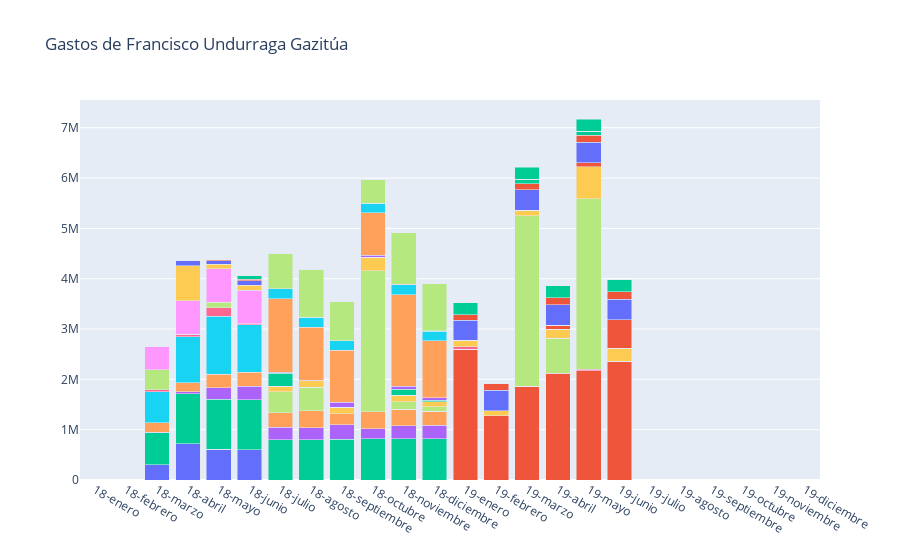

Notebook code cell kept with this figure:
### Code cell
get_all_info(1081)

### Figure 1 — Plotly figure (JSON) as saved in the notebook; plotly's stock layout.template omitted (floating-point values rounded to 4 significant figures)
{"data": [{"name": "Oficinas parlamentarias (incluye arriendos, consumos básicos, internet, etc.)  ", "type": "bar", "x": ["18-enero", "18-febrero", "18-marzo", "18-abril", "18-mayo", "18-junio", "18-julio", "18-agosto", "18-septiembre", "18-octubre", "18-noviembre", "18-diciembre", "19-enero", "19-febrero", "19-marzo", "19-abril", "19-mayo", "19-junio", "19-julio", "19-agosto", "19-septiembre", "19-octubre", "19-noviembre", "19-diciembre"], "y": [0, 0, 306667, 719000, 615847, 597041, 0, 0, 0, 0, 0, 0, 0, 0, 0, 0, 0, 0, 0, 0, 0, 0, 0, 0]}, {"name": "Traslación  ", "type": "bar", "x": ["18-enero", "18-febrero", "18-marzo", "18-abril", "18-mayo", "18-junio", "18-julio", "18-agosto", "18-septiembre", "18-octubre", "18-noviembre", "18-diciembre", "19-enero", "19-febrero", "19-marzo", "19-abril", "19-mayo", "19-junio", "19-julio", "19-agosto", "19-septiembre", "19-octubre", "19-noviembre", "19-diciembre"], "y": [0, 0, 0, 0, 0, 0, 0, 0, 0, 0, 0, 0, 2598763, 1279105, 1859509, 2107267, 2166894, 2350016, 0, 0, 0, 0, 0, 0]}, {"name": "Vehículos  ", "type": "bar", "x": ["18-enero", "18-febrero", "18-marzo", "18-abril", "18-mayo", "18-junio", "18-julio", "18-agosto", "18-septiembre", "18-octubre", "18-noviembre", "18-diciembre", "19-enero", "19-febrero", "19-marzo", "19-abril", "19-mayo", "19-junio", "19-julio", "19-agosto", "19-septiembre", "19-octubre", "19-noviembre", "19-diciembre"], "y": [0, 0, 633022, 993000, 993000, 993000, 800000, 800000, 813884, 816106, 819101, 820083, 0, 0, 0, 0, 0, 0, 0, 0, 0, 0, 0, 0]}, {"name": "Tag y peajes  ", "type": "bar", "x": ["18-enero", "18-febrero", "18-marzo", "18-abril", "18-mayo", "18-junio", "18-julio", "18-agosto", "18-septiembre", "18-octubre", "18-noviembre", "18-diciembre", "19-enero", "19-febrero", "19-marzo", "19-abril", "19-mayo", "19-junio", "19-julio", "19-agosto", "19-septiembre", "19-octubre", "19-noviembre", "19-diciembre"], "y": [0, 0, 13850, 39385, 222705, 268297, 248287, 236954, 286973, 199381, 254910, 264872, 0, 0, 0, 0, 0, 0, 0, 0, 0, 0, 0, 0]}, {"name": "Combustible  ", "type": "bar", "x": ["18-enero", "18-febrero", "18-marzo", "18-abril", "18-mayo", "18-junio", "18-julio", "18-agosto", "18-septiembre", "18-octubre", "18-noviembre", "18-diciembre", "19-enero", "19-febrero", "19-marzo", "19-abril", "19-mayo", "19-junio", "19-julio", "19-agosto", "19-septiembre", "19-octubre", "19-noviembre", "19-diciembre"], "y": [0, 0, 182508, 179151, 271975, 287138, 289468, 338409, 212808, 339346, 335464, 277864, 0, 0, 0, 0, 0, 0, 0, 0, 0, 0, 0, 0]}, {"name": "Viáticos  ", "type": "bar", "x": ["18-enero", "18-febrero", "18-marzo", "18-abril", "18-mayo", "18-junio", "18-julio", "18-agosto", "18-septiembre", "18-octubre", "18-noviembre", "18-diciembre", "19-enero", "19-febrero", "19-marzo", "19-abril", "19-mayo", "19-junio", "19-julio", "19-agosto", "19-septiembre", "19-octubre", "19-noviembre", "19-diciembre"], "y": [0, 0, 613640, 920448, 1150560, 943452, 0, 0, 0, 0, 0, 0, 0, 0, 0, 0, 0, 0, 0, 0, 0, 0, 0, 0]}, {"name": "Materiales de oficina  ", "type": "bar", "x": ["18-enero", "18-febrero", "18-marzo", "18-abril", "18-mayo", "18-junio", "18-julio", "18-agosto", "18-septiembre", "18-octubre", "18-noviembre", "18-diciembre", "19-enero", "19-febrero", "19-marzo", "19-abril", "19-mayo", "19-junio", "19-julio", "19-agosto", "19-septiembre", "19-octubre", "19-noviembre", "19-diciembre"], "y": [0, 0, 46752, 42393, 166710, 13292, 0, 0, 0, 0, 0, 0, 49234, 0, 0, 12852, 33541, 9844, 0, 0, 0, 0, 0, 0]}, {"name": "Difusión  ", "type": "bar", "x": ["18-enero", "18-febrero", "18-marzo", "18-abril", "18-mayo", "18-junio", "18-julio", "18-agosto", "18-septiembre", "18-octubre", "18-noviembre", "18-diciembre", "19-enero", "19-febrero", "19-marzo", "19-abril", "19-mayo", "19-junio", "19-julio", "19-agosto", "19-septiembre", "19-octubre", "19-noviembre", "19-diciembre"], "y": [0, 0, 392700, 0, 109374, 0, 416500, 464832, 0, 2804830, 145910, 95000, 0, 0, 3390000, 696150, 3390000, 0, 0, 0, 0, 0, 0, 0]}, {"name": "Actividades distritales  ", "type": "bar", "x": ["18-enero", "18-febrero", "18-marzo", "18-abril", "18-mayo", "18-junio", "18-julio", "18-agosto", "18-septiembre", "18-octubre", "18-noviembre", "18-diciembre", "19-enero", "19-febrero", "19-marzo", "19-abril", "19-mayo", "19-junio", "19-julio", "19-agosto", "19-septiembre", "19-octubre", "19-noviembre", "19-diciembre"], "y": [0, 0, 465500, 665000, 665000, 665000, 0, 0, 0, 0, 0, 0, 0, 0, 0, 0, 0, 0, 0, 0, 0, 0, 0, 0]}, {"name": "Telefonía  ", "type": "bar", "x": ["18-enero", "18-febrero", "18-marzo", "18-abril", "18-mayo", "18-junio", "18-julio", "18-agosto", "18-septiembre", "18-octubre", "18-noviembre", "18-diciembre", "19-enero", "19-febrero", "19-marzo", "19-abril", "19-mayo", "19-junio", "19-julio", "19-agosto", "19-septiembre", "19-octubre", "19-noviembre", "19-diciembre"], "y": [0, 0, 0, 703903, 92357, 100310, 111347, 134513, 136218, 262501, 128192, 101682, 127818, 100982, 108469, 183411, 633622, 261122, 0, 0, 0, 0, 0, 0]}, {"name": "Servicios y gastos menores  ", "type": "bar", "x": ["18-enero", "18-febrero", "18-marzo", "18-abril", "18-mayo", "18-junio", "18-julio", "18-agosto", "18-septiembre", "18-octubre", "18-noviembre", "18-diciembre", "19-enero", "19-febrero", "19-marzo", "19-abril", "19-mayo", "19-junio", "19-julio", "19-agosto", "19-septiembre", "19-octubre", "19-noviembre", "19-diciembre"], "y": [0, 0, 0, 100000, 65000, 87200, 0, 0, 0, 0, 0, 0, 0, 0, 0, 0, 0, 0, 0, 0, 0, 0, 0, 0]}, {"name": "Correspondencia  ", "type": "bar", "x": ["18-enero", "18-febrero", "18-marzo", "18-abril", "18-mayo", "18-junio", "18-julio", "18-agosto", "18-septiembre", "18-octubre", "18-noviembre", "18-diciembre", "19-enero", "19-febrero", "19-marzo", "19-abril", "19-mayo", "19-junio", "19-julio", "19-agosto", "19-septiembre", "19-octubre", "19-noviembre", "19-diciembre"], "y": [0, 0, 0, 0, 24720, 31002, 0, 0, 0, 0, 0, 0, 0, 0, 0, 78143, 79853, 565316, 0, 0, 0, 0, 0, 0]}, {"name": "Alojamiento  ", "type": "bar", "x": ["18-enero", "18-febrero", "18-marzo", "18-abril", "18-mayo", "18-junio", "18-julio", "18-agosto", "18-septiembre", "18-octubre", "18-noviembre", "18-diciembre", "19-enero", "19-febrero", "19-marzo", "19-abril", "19-mayo", "19-junio", "19-julio", "19-agosto", "19-septiembre", "19-octubre", "19-noviembre", "19-diciembre"], "y": [0, 0, 0, 0, 0, 78540, 258579, 0, 0, 0, 118400, 26990, 0, 0, 0, 0, 0, 0, 0, 0, 0, 0, 0, 0]}, {"name": "Alimentación  ", "type": "bar", "x": ["18-enero", "18-febrero", "18-marzo", "18-abril", "18-mayo", "18-junio", "18-julio", "18-agosto", "18-septiembre", "18-octubre", "18-noviembre", "18-diciembre", "19-enero", "19-febrero", "19-marzo", "19-abril", "19-mayo", "19-junio", "19-julio", "19-agosto", "19-septiembre", "19-octubre", "19-noviembre", "19-diciembre"], "y": [0, 0, 0, 0, 0, 6680, 21179, 9990, 90670, 44350, 57190, 47190, 0, 0, 0, 0, 0, 0, 0, 0, 0, 0, 0, 0]}, {"name": "Actividades territoriales  ", "type": "bar", "x": ["18-enero", "18-febrero", "18-marzo", "18-abril", "18-mayo", "18-junio", "18-julio", "18-agosto", "18-septiembre", "18-octubre", "18-noviembre", "18-diciembre", "19-enero", "19-febrero", "19-marzo", "19-abril", "19-mayo", "19-junio", "19-julio", "19-agosto", "19-septiembre", "19-octubre", "19-noviembre", "19-diciembre"], "y": [0, 0, 0, 0, 0, 0, 1457526, 1054040, 1033881, 841051, 1825666, 1131959, 0, 0, 0, 0, 0, 0, 0, 0, 0, 0, 0, 0]}, {"name": "Vehiculos- amortizacion  ", "type": "bar", "x": ["18-enero", "18-febrero", "18-marzo", "18-abril", "18-mayo", "18-junio", "18-julio", "18-agosto", "18-septiembre", "18-octubre", "18-noviembre", "18-diciembre", "19-enero", "19-febrero", "19-marzo", "19-abril", "19-mayo", "19-junio", "19-julio", "19-agosto", "19-septiembre", "19-octubre", "19-noviembre", "19-diciembre"], "y": [0, 0, 0, 0, 0, 0, 193000, 193000, 193000, 193000, 193000, 193000, 0, 0, 0, 0, 0, 0, 0, 0, 0, 0, 0, 0]}, {"name": "Pasajes de movilización  ", "type": "bar", "x": ["18-enero", "18-febrero", "18-marzo", "18-abril", "18-mayo", "18-junio", "18-julio", "18-agosto", "18-septiembre", "18-octubre", "18-noviembre", "18-diciembre", "19-enero", "19-febrero", "19-marzo", "19-abril", "19-mayo", "19-junio", "19-julio", "19-agosto", "19-septiembre", "19-octubre", "19-noviembre", "19-diciembre"], "y": [0, 0, 0, 0, 0, 0, 2700, 0, 0, 3500, 16900, 9300, 0, 0, 0, 0, 0, 0, 0, 0, 0, 0, 0, 0]}, {"name": "Viáticos del diputado  ", "type": "bar", "x": ["18-enero", "18-febrero", "18-marzo", "18-abril", "18-mayo", "18-junio", "18-julio", "18-agosto", "18-septiembre", "18-octubre", "18-noviembre", "18-diciembre", "19-enero", "19-febrero", "19-marzo", "19-abril", "19-mayo", "19-junio", "19-julio", "19-agosto", "19-septiembre", "19-octubre", "19-noviembre", "19-diciembre"], "y": [0, 0, 0, 0, 0, 0, 707589, 943452, 786210, 471726, 1022073, 943452, 0, 0, 0, 0, 0, 0, 0, 0, 0, 0, 0, 0]}, {"name": "Traspaso desde gastos operacionales a asignación personal de apoyo  ", "type": "bar", "x": ["18-enero", "18-febrero", "18-marzo", "18-abril", "18-mayo", "18-junio", "18-julio", "18-agosto", "18-septiembre", "18-octubre", "18-noviembre", "18-diciembre", "19-enero", "19-febrero", "19-marzo", "19-abril", "19-mayo", "19-junio", "19-julio", "19-agosto", "19-septiembre", "19-octubre", "19-noviembre", "19-diciembre"], "y": [0, 0, 0, 0, 0, 0, 0, 0, 0, 0, 0, 0, 0, 0, 0, 0, 0, 0, 0, 0, 0, 0, 0, 0]}, {"name": "Actividades destinadas a la interacción con la comunidad  ", "type": "bar", "x": ["18-enero", "18-febrero", "18-marzo", "18-abril", "18-mayo", "18-junio", "18-julio", "18-agosto", "18-septiembre", "18-octubre", "18-noviembre", "18-diciembre", "19-enero", "19-febrero", "19-marzo", "19-abril", "19-mayo", "19-junio", "19-julio", "19-agosto", "19-septiembre", "19-octubre", "19-noviembre", "19-diciembre"], "y": [0, 0, 0, 0, 0, 0, 0, 0, 0, 0, 0, 0, 0, 0, 0, 0, 0, 0, 0, 0, 0, 0, 0, 0]}, {"name": "Arriendo de inmueble  ", "type": "bar", "x": ["18-enero", "18-febrero", "18-marzo", "18-abril", "18-mayo", "18-junio", "18-julio", "18-agosto", "18-septiembre", "18-octubre", "18-noviembre", "18-diciembre", "19-enero", "19-febrero", "19-marzo", "19-abril", "19-mayo", "19-junio", "19-julio", "19-agosto", "19-septiembre", "19-octubre", "19-noviembre", "19-diciembre"], "y": [0, 0, 0, 0, 0, 0, 0, 0, 0, 0, 0, 0, 400000, 400000, 408112, 408112, 408112, 408112, 0, 0, 0, 0, 0, 0]}, {"name": "Consumos básicos  ", "type": "bar", "x": ["18-enero", "18-febrero", "18-marzo", "18-abril", "18-mayo", "18-junio", "18-julio", "18-agosto", "18-septiembre", "18-octubre", "18-noviembre", "18-diciembre", "19-enero", "19-febrero", "19-marzo", "19-abril", "19-mayo", "19-junio", "19-julio", "19-agosto", "19-septiembre", "19-octubre", "19-noviembre", "19-diciembre"], "y": [0, 0, 0, 0, 0, 0, 0, 0, 0, 0, 0, 0, 108904, 131999, 124582, 133496, 136487, 141500, 0, 0, 0, 0, 0, 0]}, {"name": "Equipamiento oficina parlamentaria  ", "type": "bar", "x": ["18-enero", "18-febrero", "18-marzo", "18-abril", "18-mayo", "18-junio", "18-julio", "18-agosto", "18-septiembre", "18-octubre", "18-noviembre", "18-diciembre", "19-enero", "19-febrero", "19-marzo", "19-abril", "19-mayo", "19-junio", "19-julio", "19-agosto", "19-septiembre", "19-octubre", "19-noviembre", "19-diciembre"], "y": [0, 0, 0, 0, 0, 0, 0, 0, 0, 0, 0, 0, 0, 0, 81580, 0, 84980, 0, 0, 0, 0, 0, 0, 0]}, {"name": "Gastos de mantención oficina parlamentaria (inmueble)  ", "type": "bar", "x": ["18-enero", "18-febrero", "18-marzo", "18-abril", "18-mayo", "18-junio", "18-julio", "18-agosto", "18-septiembre", "18-octubre", "18-noviembre", "18-diciembre", "19-enero", "19-febrero", "19-marzo", "19-abril", "19-mayo", "19-junio", "19-julio", "19-agosto", "19-septiembre", "19-octubre", "19-noviembre", "19-diciembre"], "y": [0, 0, 0, 0, 0, 0, 0, 0, 0, 0, 0, 0, 0, 0, 0, 0, 0, 0, 0, 0, 0, 0, 0, 0]}, {"name": "Reparaciones locativas del inmueble  ", "type": "bar", "x": ["18-enero", "18-febrero", "18-marzo", "18-abril", "18-mayo", "18-junio", "18-julio", "18-agosto", "18-septiembre", "18-octubre", "18-noviembre", "18-diciembre", "19-enero", "19-febrero", "19-marzo", "19-abril", "19-mayo", "19-junio", "19-julio", "19-agosto", "19-septiembre", "19-octubre", "19-noviembre", "19-diciembre"], "y": [0, 0, 0, 0, 0, 0, 0, 0, 0, 0, 0, 0, 0, 0, 0, 0, 0, 0, 0, 0, 0, 0, 0, 0]}, {"name": "Habilitación de sedes parlamentarias (con autorización de crap)  ", "type": "bar", "x": ["18-enero", "18-febrero", "18-marzo", "18-abril", "18-mayo", "18-junio", "18-julio", "18-agosto", "18-septiembre", "18-octubre", "18-noviembre", "18-diciembre", "19-enero", "19-febrero", "19-marzo", "19-abril", "19-mayo", "19-junio", "19-julio", "19-agosto", "19-septiembre", "19-octubre", "19-noviembre", "19-diciembre"], "y": [0, 0, 0, 0, 0, 0, 0, 0, 0, 0, 0, 0, 0, 0, 0, 0, 0, 0, 0, 0, 0, 0, 0, 0]}, {"name": "Seguros de bienes  ", "type": "bar", "x": ["18-enero", "18-febrero", "18-marzo", "18-abril", "18-mayo", "18-junio", "18-julio", "18-agosto", "18-septiembre", "18-octubre", "18-noviembre", "18-diciembre", "19-enero", "19-febrero", "19-marzo", "19-abril", "19-mayo", "19-junio", "19-julio", "19-agosto", "19-septiembre", "19-octubre", "19-noviembre", "19-diciembre"], "y": [0, 0, 0, 0, 0, 0, 0, 0, 0, 0, 0, 0, 0, 0, 0, 0, 0, 0, 0, 0, 0, 0, 0, 0]}, {"name": "Arriendo de oficinas virtuales  ", "type": "bar", "x": ["18-enero", "18-febrero", "18-marzo", "18-abril", "18-mayo", "18-junio", "18-julio", "18-agosto", "18-septiembre", "18-octubre", "18-noviembre", "18-diciembre", "19-enero", "19-febrero", "19-marzo", "19-abril", "19-mayo", "19-junio", "19-julio", "19-agosto", "19-septiembre", "19-octubre", "19-noviembre", "19-diciembre"], "y": [0, 0, 0, 0, 0, 0, 0, 0, 0, 0, 0, 0, 0, 0, 0, 0, 0, 0, 0, 0, 0, 0, 0, 0]}, {"name": "Servicios web  ", "type": "bar", "x": ["18-enero", "18-febrero", "18-marzo", "18-abril", "18-mayo", "18-junio", "18-julio", "18-agosto", "18-septiembre", "18-octubre", "18-noviembre", "18-diciembre", "19-enero", "19-febrero", "19-marzo", "19-abril", "19-mayo", "19-junio", "19-julio", "19-agosto", "19-septiembre", "19-octubre", "19-noviembre", "19-diciembre"], "y": [0, 0, 0, 0, 0, 0, 0, 0, 0, 0, 0, 0, 0, 0, 0, 0, 0, 0, 0, 0, 0, 0, 0, 0]}, {"name": "Contratación servicio de almacenamiento  ", "type": "bar", "x": ["18-enero", "18-febrero", "18-marzo", "18-abril", "18-mayo", "18-junio", "18-julio", "18-agosto", "18-septiembre", "18-octubre", "18-noviembre", "18-diciembre", "19-enero", "19-febrero", "19-marzo", "19-abril", "19-mayo", "19-junio", "19-julio", "19-agosto", "19-septiembre", "19-octubre", "19-noviembre", "19-diciembre"], "y": [0, 0, 0, 0, 0, 0, 0, 0, 0, 0, 0, 0, 0, 0, 0, 0, 0, 0, 0, 0, 0, 0, 0, 0]}, {"name": "Arriendo de oficina móvil  ", "type": "bar", "x": ["18-enero", "18-febrero", "18-marzo", "18-abril", "18-mayo", "18-junio", "18-julio", "18-agosto", "18-septiembre", "18-octubre", "18-noviembre", "18-diciembre", "19-enero", "19-febrero", "19-marzo", "19-abril", "19-mayo", "19-junio", "19-julio", "19-agosto", "19-septiembre", "19-octubre", "19-noviembre", "19-diciembre"], "y": [0, 0, 0, 0, 0, 0, 0, 0, 0, 0, 0, 0, 0, 0, 0, 0, 0, 0, 0, 0, 0, 0, 0, 0]}, {"name": "Mantencion y reparación de oficina móvil  ", "type": "bar", "x": ["18-enero", "18-febrero", "18-marzo", "18-abril", "18-mayo", "18-junio", "18-julio", "18-agosto", "18-septiembre", "18-octubre", "18-noviembre", "18-diciembre", "19-enero", "19-febrero", "19-marzo", "19-abril", "19-mayo", "19-junio", "19-julio", "19-agosto", "19-septiembre", "19-octubre", "19-noviembre", "19-diciembre"], "y": [0, 0, 0, 0, 0, 0, 0, 0, 0, 0, 0, 0, 0, 0, 0, 0, 0, 0, 0, 0, 0, 0, 0, 0]}, {"name": "Servicios menores  ", "type": "bar", "x": ["18-enero", "18-febrero", "18-marzo", "18-abril", "18-mayo", "18-junio", "18-julio", "18-agosto", "18-septiembre", "18-octubre", "18-noviembre", "18-diciembre", "19-enero", "19-febrero", "19-marzo", "19-abril", "19-mayo", "19-junio", "19-julio", "19-agosto", "19-septiembre", "19-octubre", "19-noviembre", "19-diciembre"], "y": [0, 0, 0, 0, 0, 0, 0, 0, 0, 0, 0, 0, 239990, 0, 239990, 239990, 239990, 239990, 0, 0, 0, 0, 0, 0]}], "layout": {"autosize": true, "barmode": "stack", "showlegend": false, "title": {"text": "Gastos de Francisco Undurraga Gazitúa "}}}
